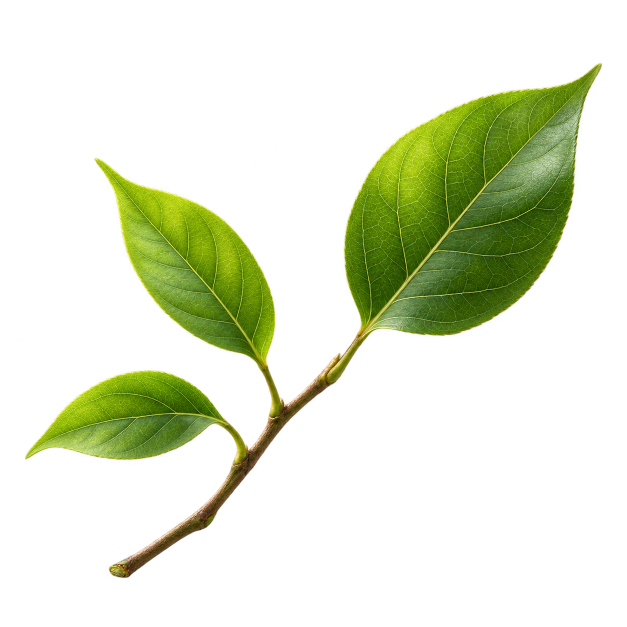
#> input picture archives/official-green-order-design-20261024/generated-sources/leaves.png, 1254 x 1254 px (shown at 1/2 size)
$ python changeGifSize.py ../archives/official-green-order-design-20261024/generated-sources/leaves.png out.png
#> lines starting #> are read from the running program, lines starting #| are printed output that depends on the picture
#!/usr/bin/env python3
"""
resize_gif.py
将 GIF 动图按目标分辨率或缩放比例压缩（保持动画时长 & 循环设置）。

用法示例：
  python resize_gif.py input.gif output.gif --scale 0.5
  python resize_gif.py input.gif output.gif --width 320
  python resize_gif.py input.gif output.gif --width 320 --height 180

参数优先级：
  如果传了 --scale 则按比例缩放；
  否则如果同时给 width 和 height 则直接按这两个值；
  否则如果只给 width（或 height），则按宽（或高）等比缩放。
"""
import argparse
from PIL import Image, ImageSequence

def compute_new_size(orig_w, orig_h, width, height, scale):
    if scale is not None:
        new_w = max(1, int(orig_w * scale))
        new_h = max(1, int(orig_h * scale))
    elif width is not None and height is not None:
        new_w, new_h = width, height
    elif width is not None:
        new_w = width
        new_h = max(1, int(orig_h * width / orig_w))
    elif height is not None:
        new_h = height
        new_w = max(1, int(orig_w * height / orig_h))
    else:
        # 没有给尺寸或比例，返回原始大小
        new_w, new_h = orig_w, orig_h
    return new_w, new_h

def resize_gif(input_path, output_path, width=None, height=None, scale=None, optimize=True):
#> called with output_path = 'out.png', optimize = True
    im = Image.open(input_path)
#> im is the input picture: PIL image 1254x1254 RGBA; mean R, G, B, A 25.3, 32.7, 6.3, 50.7
    loop = im.info.get('loop', 0)
#> loop = 0

    frames = []
    durations = []  # 毫秒
    disposal = im.info.get('disposal', 2)  # 若可用
#> disposal = 2

    # 原始尺寸（使用第一帧）
    orig_w, orig_h = im.size
#> orig_w = 1254; orig_h = 1254
    new_w, new_h = compute_new_size(orig_w, orig_h, width, height, scale)
#> new_w = 1254; new_h = 1254

    for i, frame in enumerate(ImageSequence.Iterator(im)):
        # 统一成 RGBA（处理透明），然后缩放，再转回 P 调色板以生成 GIF
        rgba = frame.convert('RGBA')
        resized_rgba = rgba.resize((new_w, new_h), resample=Image.LANCZOS)

        # 转为 P 模式并自适应调色（减少颜色损失）
        paletted = resized_rgba.convert('P', palette=Image.ADAPTIVE)

        frames.append(paletted)

        # 每帧的 duration 优先取帧 info，否则取总体 info，默认 100ms
        dur = frame.info.get('duration', im.info.get('duration', 100))
        durations.append(dur)
#> this loop made 1 pass
#> dur on pass 1: 100
#> pass 1, in resize_gif, `paletted = resized_rgba.convert('P', palette=Image.ADAPTIVE)`:
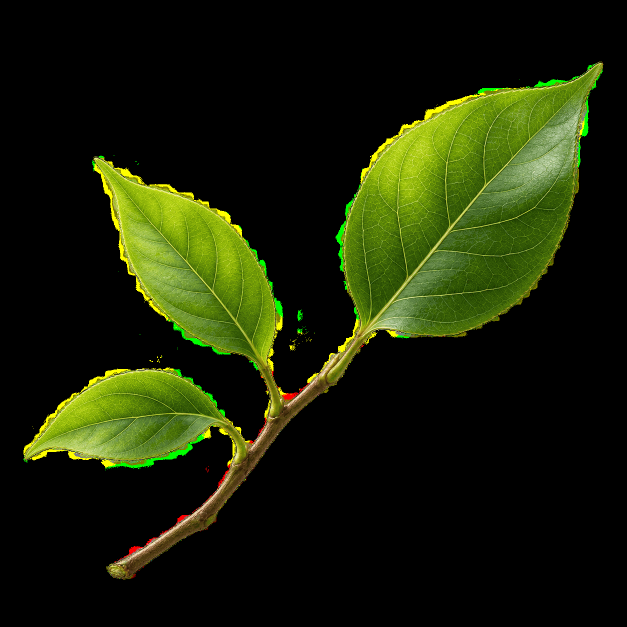
#> paletted: PIL image 1254x1254 P (shown at 1/2 size); mean R, G, B 25.2, 32.6, 6.2
#> after the loop, durations = [100]; frames = 1 item

    if not frames:
        raise RuntimeError("没有读取到任何帧。请确认输入文件是 gif 动图。")

    # 保存 GIF（把 durations 列表传入）
    save_kwargs = dict(
        save_all=True,
        append_images=frames[1:],
        loop=loop,
        duration=durations,
        optimize=optimize,
    )
#> save_kwargs = {'save_all': True, 'append_images': [], 'loop': 0, 'duration': [100], 'optimize': True}

    # Pillow 有时接受 disposal 参数，但不同版本行为不同；仅在 info 中存在时尝试写入
    try:
        frames[0].save(output_path, **save_kwargs)
    except TypeError:
        # 若 Pillow 抛出关于不支持某参数的 TypeError，去掉 optimize 再试一次
        save_kwargs.pop('optimize', None)
        frames[0].save(output_path, **save_kwargs)

    print(f"已保存：{output_path} （{orig_w}x{orig_h} -> {new_w}x{new_h}，{len(frames)} 帧）")
#| 已保存：out.png （1254x1254 -> 1254x1254，1 帧）

if __name__ == "__main__":
    parser = argparse.ArgumentParser(description="压缩 GIF 分辨率（保持动画时长与循环）")
    parser.add_argument("input", help="输入 GIF 文件路径")
    parser.add_argument("output", help="输出 GIF 文件路径")
    group = parser.add_mutually_exclusive_group()
    group.add_argument("--scale", type=float, help="缩放比例，例如 0.5 表示缩小到 50%")
    group.add_argument("--width", type=int, help="目标宽度（px）；若未给高度则等比缩放高度）")
    parser.add_argument("--height", type=int, help="目标高度（px）；若未给宽度则等比缩放宽度）")
    parser.add_argument("--no-optimize", action="store_true", help="不要对 GIF 进行 optimize（有时提高兼容性）")
    args = parser.parse_args()

    resize_gif(args.input, args.output, width=args.width, height=args.height, scale=args.scale, optimize=not args.no_optimize)
